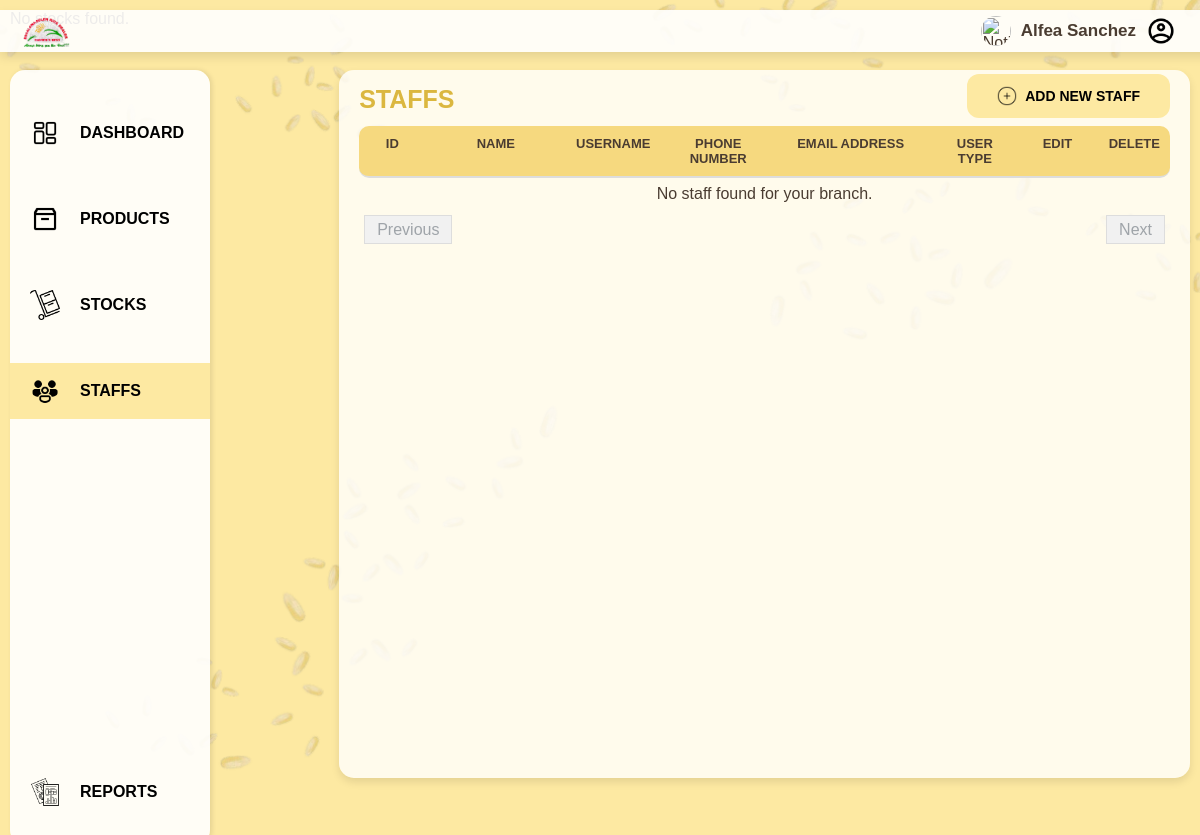
Page /admin/staffs/staff_list.php (signed in) on the earlier database version.
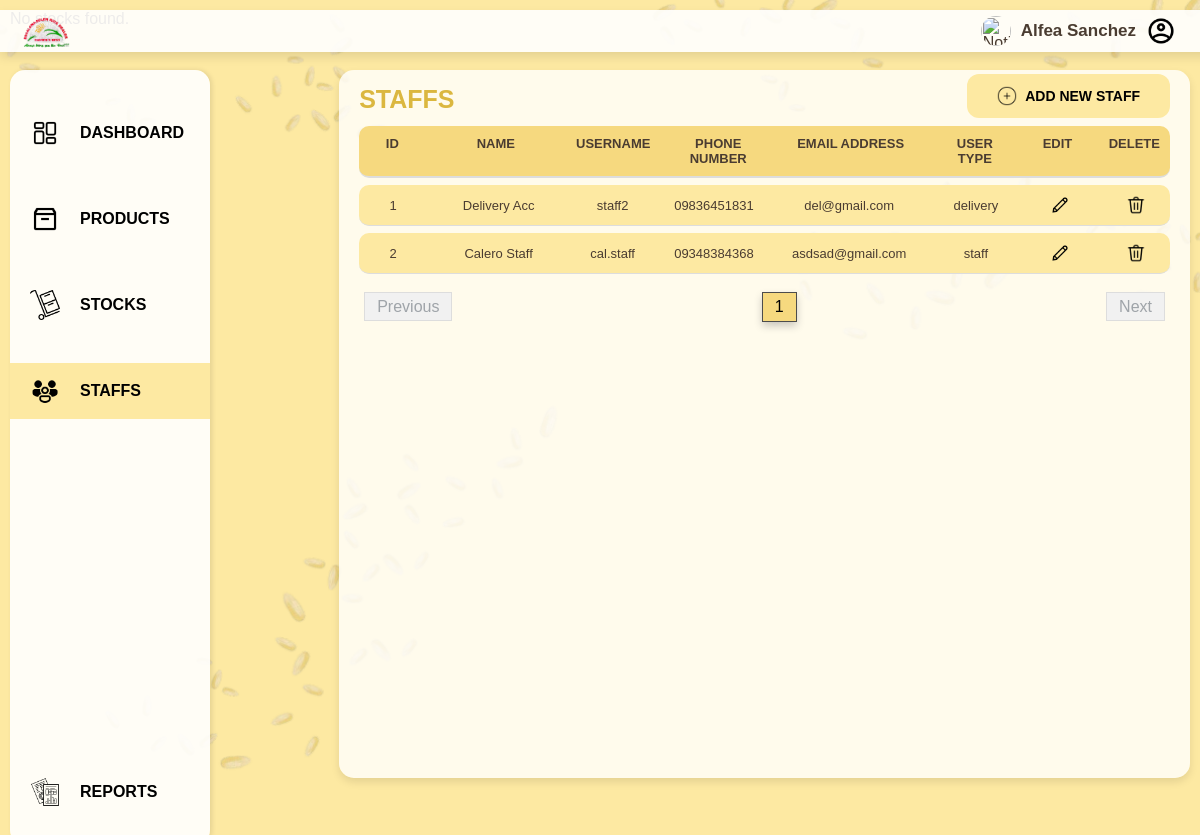
Same page on the later database version.
### tables this page shows
CREATE TABLE `staff` (
  `staff_id` int(11) NOT NULL,
  `login_id` int(11) NOT NULL,
  `name` varchar(255) NOT NULL,
  `phone_number` varchar(11) NOT NULL,
  `email_address` varchar(255) NOT NULL,
  `usertype` varchar(25) DEFAULT NULL
);

### admin/staffs/staff_list.php (the view, shortened to what this page needs)
<?php
include('../../notifications.php');
$page = isset($_GET['page']) ? (int)$_GET['page'] : 1;
$page = max(1, $page);
$limit = 10;
$offset = ($page - 1) * $limit;
$offset = max(0, $offset);
$branch_id = $_SESSION["branch_id"];
$sql = "SELECT login.id, login.first_name, login.last_name, login.username, staff.staff_id, staff.phone_number, staff.email_address, staff.usertype
        FROM login
        JOIN staff
        ON login.id = staff.login_id
        WHERE login.branch_id = ?
        LIMIT $offset, $limit";
$stmt = $mysqli->prepare($sql);
$stmt->bind_param("i", $branch_id);
$stmt->execute();
$result = $stmt->get_result();
$staffData = $result->fetch_all(MYSQLI_ASSOC);
$sqlCount = "SELECT COUNT(*) as total
             FROM login
             JOIN staff
             ON login.id = staff.login_id
             WHERE login.branch_id = ?";
$stmtCount = $mysqli->prepare($sqlCount);
$stmtCount->bind_param("i", $branch_id);
$stmtCount->execute();
$resultCount = $stmtCount->get_result();
$rowCount = $resultCount->fetch_assoc();
$totalRecords = $rowCount['total'];
$totalPages = ceil($totalRecords / $limit);
$maxPagesToShow = 10;
$startPage = max(1, $page - floor($maxPagesToShow / 2));
$endPage = min($totalPages, $startPage + $maxPagesToShow - 1);
if ($endPage - $startPage + 1 < $maxPagesToShow) {
    $startPage = max(1, $endPage - $maxPagesToShow + 1);
}
?>
<!DOCTYPE html>
<html lang="en">
<head>
    <link rel="stylesheet" href="../../styles/staff_list.css">
</head>
<body>
    <header>
        <div><img src="../../favicon.png" alt="Logo" class="logo"></div>
        <div class="account-info">
            <div class="dropdown notifications-dropdown">
                <img src="../../images/notif-icon.png" alt="Notifications" class="notification-icon">
            </div>
            <span class="user-name"><?php echo htmlspecialchars($_SESSION["first_name"] . " " . $_SESSION["last_name"]); ?></span>
            <div class="dropdown">
                <img src="../../images/account-icon.png" alt="Account">
            </div>
        </div>
    </header>
    <div class="sidebar">
        <nav>
            <ul>
                <li><a href="../admin.php"><img src="../../images/dashboard-icon.png" alt="Dashboard">DASHBOARD</a></li>
                <li><a href="../products/products.php"><img src="../../images/products-icon.png" alt="Products">PRODUCTS</a></li>
                <li><a href="../stocks/stocks.php"><img src="../../images/stocks-icon.png" alt="Stocks">STOCKS</a></li>
                <li><a class="current"><img src="../../images/staffs-icon.png" alt="Staffs">STAFFS</a></li>
            </ul>
        </nav>
        <ul class="reports">
            <li><a href="../reports/reports.php"><img src="../../images/reports-icon.png" alt="Reports">REPORTS</a></li>
        </ul>
    </div>
    <main>
        <div class="card">
            <h3>STAFFS</h3>
            <button id="addNewStaffBtn"><img class="add" src="../../images/add-icon.png" alt="Add">ADD NEW STAFF</button>
            <div id="staffList">
                <div class="staff-header">
                    <div>ID</div>
                    <div>NAME</div>
                    <div>USERNAME</div>
                    <div>PHONE NUMBER</div>
                    <div>EMAIL ADDRESS</div>
                    <div>USER TYPE</div>
                    <div class="edit">EDIT</div>
                    <div class="delete">DELETE</div>
                </div>
                <?php if (!empty($staffData)): ?>
                    <?php $counter = $offset + 1; ?>
                    <?php foreach ($staffData as $row): ?>
                        <div class='staff-item'>
                            <div><?php echo $counter++; ?></div>
                            <div><?php echo htmlspecialchars($row['first_name'] . " " . $row['last_name']); ?></div>
                            <div><?php echo htmlspecialchars($row['username']); ?></div>
                            <div><?php echo htmlspecialchars($row['phone_number']); ?></div>
                            <div><?php echo htmlspecialchars($row['email_address']); ?></div>
                            <div><?php echo htmlspecialchars($row['usertype']); ?></div>
                            <div class='edit'><img class='edit-btn' data-id='<?php echo htmlspecialchars($row['staff_id']); ?>' src='../../images/edit-icon.png' alt='Edit'></div>
                            <div class='delete'><img class='delete-btn' data-id='<?php echo htmlspecialchars($row['staff_id']); ?>' src='../../images/delete-icon.png' alt='Delete'></div>
                        </div>
                    <?php endforeach; ?>
                <?php else: ?>
                    <div class='no-staff'>No staff found for your branch.</div>
                <?php endif; ?>
            </div>
            <div class="pagination-container">
                <div class="pagination-prev">
                    <?php if ($page > 1): ?>
                        <a href="staff_list.php?page=<?php echo $page - 1; ?>">Previous</a>
                    <?php else: ?>
                        <span class="disabled">Previous</span>
                    <?php endif; ?>
                </div>
                <div class="pagination">
                    <?php for ($i = $startPage; $i <= $endPage; $i++): ?>
                        <a href="staff_list.php?page=<?php echo $i; ?>" <?php if ($i === $page) echo 'class="active"'; ?>>
                            <?php echo $i; ?>
                        </a>
                    <?php endfor; ?>
                </div>
                <div class="pagination-next">
                    <?php if ($page < $totalPages): ?>
                        <a href="staff_list.php?page=<?php echo $page + 1; ?>">Next</a>
                    <?php else: ?>
                        <span class="disabled">Next</span>
                    <?php endif; ?>
                </div>
            </div>
        </div>
    </main>
</body>
</html>

Differences in the rows shown:
now on this page (row edited): staff: login.last_name "Delivery Acc", login.username "staff2", phone_number "09836451831", email_address "del@gmail.com", usertype "delivery"
added staff: login.last_name "Calero Staff", login.username "cal.staff", phone_number "09348384368", email_address "asdsad@gmail.com", usertype "staff"
Other differences:
new list line: "1"
text no longer shown: "No staff found for your branch."
